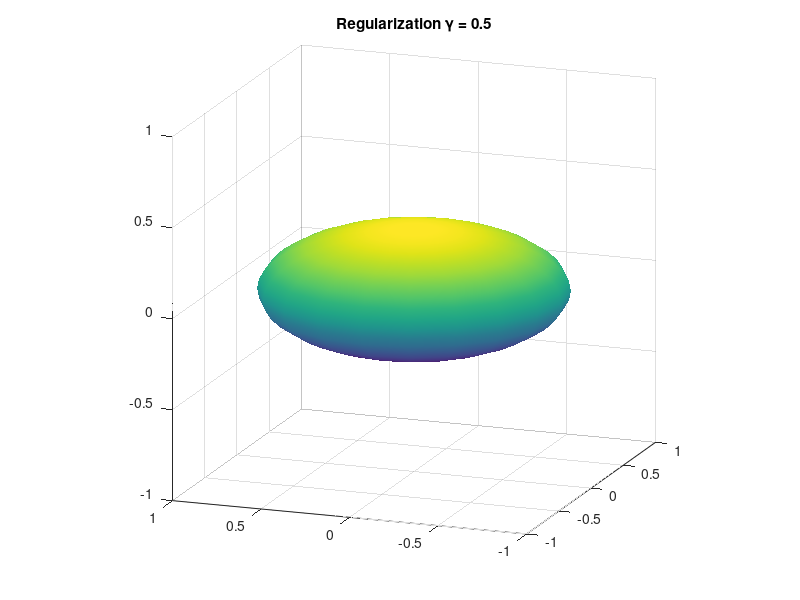

The MATLAB script that drew this image: (Note: this script raises an error after producing the figure.)
%% Source separation with GED
% Effects of regularization in real data
%% 
% The transformation matrix T
T = eye(3);
T(end) = 0;

% Create the spherical coordinates
[x,y,z] = sphere;
M = [x(:) y(:) z(:)]';

%%% Setup the figure
figure(1), clf
h = surf(x,y,z);
shading interp
axis([-1 1 -1 1 -1 1])
axis square, rotate3d on
view([-70 15])

% Loop over gamma values
for gami=linspace(0,.5,20)
    Tt = T*(1-gami) + gami*mean(eig(T))*eye(3);
    
    % Impose the transformation matrix onto the sphere coordinates
    TM = Tt*M;
    
    % Reshape back to new coordinatess
    xp = reshape(TM(1,:),[21 21]); % note: 21 is default resolution for sphere function
    yp = reshape(TM(2,:),[21 21]);
    zp = reshape(TM(3,:),[21 21]);
    
    % Update the plot
    set(h,'XData',xp,'YData',yp,'ZData',zp)
    title([ 'Regularization \gamma = ' num2str(gami) ])
    pause(.3)
end

%% Now for real data...

load sampleEEGdata.mat

% Regularization parameter
regu_gam = .0;

% Filter data in alpha
EEG.fdata = filterFGx(EEG.data,EEG.srate,11,4);

% Get covariances from each trial
[covF,covB] = deal( zeros(EEG.nbchan) );

for i=1:EEG.trials
    tmp  = detrend(squeeze(EEG.data(:,:,i))')';
    covB = covB + tmp*tmp'/EEG.pnts;
    
    tmp  = detrend(squeeze(EEG.fdata(:,:,i))')';
    covF = covF + tmp*tmp'/EEG.pnts;
end 

covB = covB/i;
covF = covF/i;

% Apply regularization
Rregu = (1-regu_gam)*covB + regu_gam*mean(eig(covB))*eye(EEG.nbchan);

% GED
[evecs,evals] = eig(covF,Rregu);
[evals,sidx]  = sort( diag(evals),'descend' );
evecs = evecs(:,sidx);
ts = reshape( reshape(EEG.data,EEG.nbchan,[])'*evecs(:,1) ,EEG.pnts,EEG.trials);

% Topomaps and time series
topo = evecs(:,1)'*covF;
[~,mv] = max(abs(topo));
if topo(mv)<0
    topo = -topo;
    ts = -ts;
end

figure(2)
subplot(311)
topoplotIndie(topo,EEG.chanlocs);

subplot(312)
plot(EEG.times,mean(ts,2),'k','linew',3)
set(gca,'xlim',[-200 1000])

%%% Show both covariance matrices
subplot(3,3,7)
imagesc(covB)
axis square
set(gca,'xtick',[],'ytick',[],'clim',[-1 1]*150)
title('R matrix')
colorbar

subplot(3,3,8)
imagesc(Rregu)
set(gca,'xtick',[],'ytick',[],'clim',[-1 1]*150)
axis square
title([ 'Regularized (\gamma=' num2str(100*regu_gam) '%)' ])
colorbar

subplot(3,3,9)
imagesc(covB-Rregu)
set(gca,'xtick',[],'ytick',[],'clim',[-1 1]*10)
axis square
title('R - Rregu')
colorbar
colormap jet

%% end.